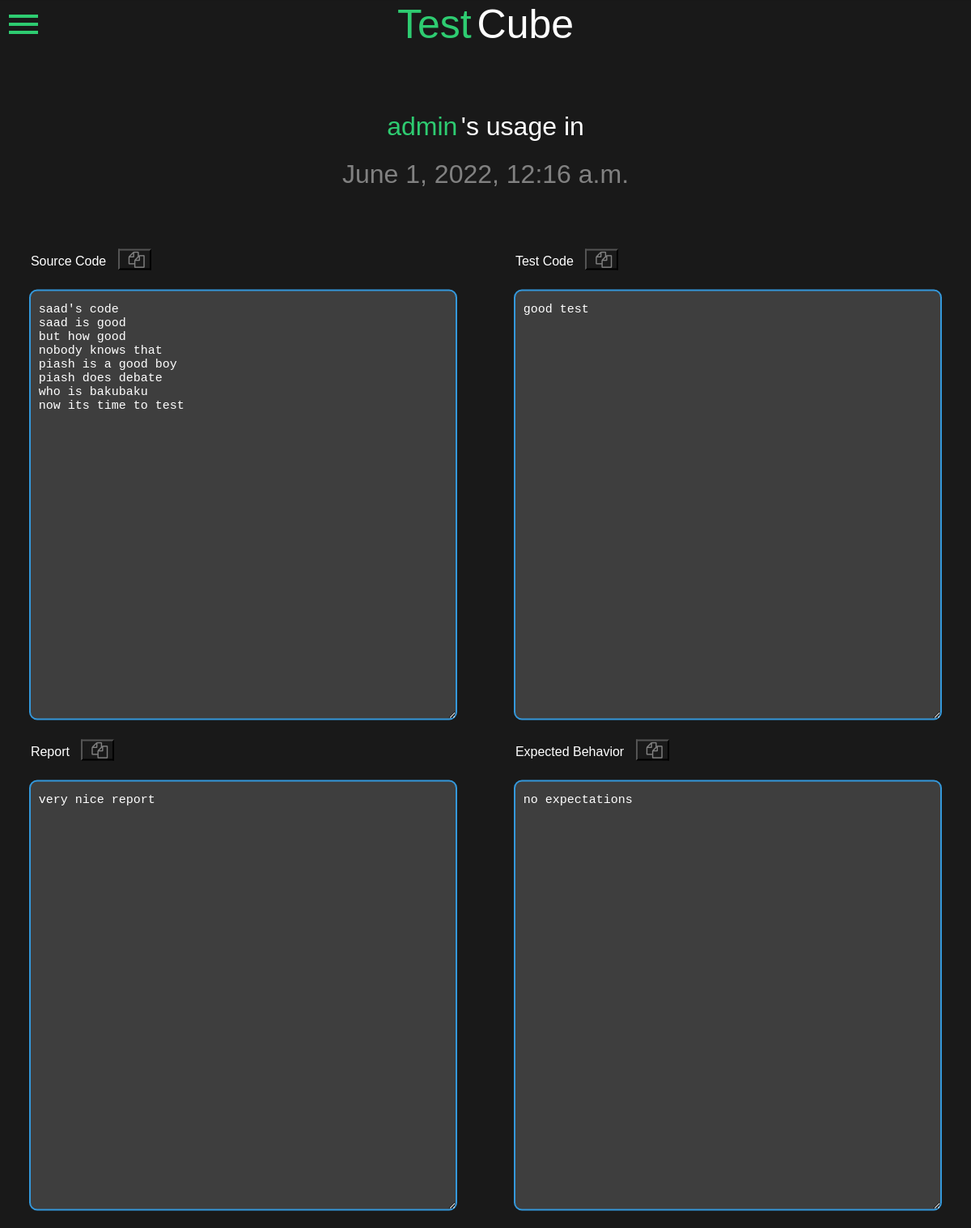
The page /run_randoop/previous/1 (signed in) on the database its author committed.
### run_randoop/models.py (models this page shows, shortened)
class User_Codes(models.Model):
    user = models.ForeignKey(User, on_delete=models.CASCADE)
    class_name = models.CharField(max_length=50, null=True)
    source_code = models.TextField()
    test_code = models.TextField()
    expected_behavior = models.TextField()
    report = models.TextField()
    date_time = models.DateTimeField(auto_now=True)
    used_tool = models.CharField(max_length=10, null=True)

### run_randoop/views.py (the view)
# urls.py: path('run_randoop/previous/<int:id>', rr_views.viewSpecificUsage, name="index"),
def viewSpecificUsage(request, id):
    cur_user = User.objects.get(name=request.user.username)
    usage_data = cur_user.user_codes_set.get(id=id)
    code_dc = {
        "usage_data": cur_user.user_codes_set.get(id=id)
    }
    return render(request, 'specific_usage.html', code_dc)

### run_randoop/templates/specific_usage.html (shortened to what this page needs)
<!DOCTYPE html>
<html>
<head>
    <link rel="stylesheet" href="https://cdnjs.cloudflare.com/ajax/libs/font-awesome/4.7.0/css/font-awesome.min.css">
</head>
<body>
    <div class="box">
        <span onclick="openNav()">
            <i class="material-icons" style="font-size:48px;color:#2ecc71; position: absolute; left: 5px; top: 5px;">menu</i>
        </span>
        <a href="../" style="font-size: 25px; text-decoration: none;">
            <h1 style="color: #2ecc71; display: inline;">Test</h1>
            <h1 style="display: unset;">Cube</h1>
        </a>
        <br>
        <svg height="5%" width="500px">
        </svg>
        <div style="padding-bottom: 50px;">
            <h1 style="color: #2ecc71; display: inline; padding-bottom: 0px;">{{ request.user.username }}</h1>
            <h1 style="display: unset; padding-bottom: 0px;">'s usage in</h1>
            <h1 style="color: #818181; padding-top: 0px;">{{ usage_data.date_time }}</h1>
        </div>
        <table>
            <tr>
                <td class="left_td">
                    Source Code
                    <div class="tooltip">
                        <button class="colored_i" onclick="myFunction1()" onmouseout="outFunc1()">
                            <i class="fa fa-copy" style="padding-left: 5px;font-size:20px;"></i>
                        </button>
                    </div>
                </td>
                <td class="left_td">
                    Test Code
                    <div class="tooltip">
                        <button class="colored_i" onclick="myFunction2()" onmouseout="outFunc2()">
                            <i class="fa fa-copy" style="padding-left: 5px;font-size:20px;"></i>
                        </button>
                    </div>
                </td>
            </tr>
            <tr >
                <td><textarea id="ta1" readonly>{{ usage_data.source_code }}</textarea></td>
                <td><textarea id="ta2" readonly>{{ usage_data.test_code }}</textarea></td>
            </tr>
            <tr>
                <td class="left_td">
                    Report
                    <div class="tooltip">
                        <button class="colored_i" onclick="myFunction3()" onmouseout="outFunc3()">
                            <i class="fa fa-copy" style="padding-left: 5px;font-size:20px;"></i>
                        </button>
                    </div>
                </td>
                <td class="left_td">
                    Expected Behavior
                    <div class="tooltip">
                        <button class="colored_i" onclick="myFunction4()" onmouseout="outFunc4()">
                            <i class="fa fa-copy" style="padding-left: 5px;font-size:20px;"></i>
                        </button>
                    </div>
                </td>
            </tr>
            <tr>
                <td><textarea id="ta3" readonly>{{ usage_data.report }}</textarea></td>
                <td><textarea id="ta4" readonly>{{ usage_data.expected_behavior }}</textarea></td>
            </tr>
        </table>
    </div>
</body>
</html>

### run_randoop/templates/specific_usage.html (style rules this page uses)
body { margin: 0; padding: 0; font-family: sans-serif; background: #191919; }
.box { width: 100%; height: 100%; position: absolute; top: 50%; left: 50%; transform: translate(-50%,-50%); background: #191919; text-align: center; }
.box h1 { color: white; font-weight: 500; }
.box textarea { border:0; background: #3e3e3e; display: block; margin: 20px auto; text-align: left; border: 2px solid #3498db; padding: 14px 10px; width: 85%; height: 500px; outline: none; font-weight: 500; border-radius: 10px; transition: 0.25s; font-size: 15px; color: white; }
.box table { width: 100%; }
.left_td { position: relative; color: white; text-align: left; padding-left: 3%; }
.tooltip { position: relative; display: inline-block; }
.colored_i { position:relative; left: 10px; background: none; }
.colored_i i { color:#818181 }

### rows shown on the page
User_Codes: date_time "June 1, 2022, 12:16 a.m.", source_code "saad's code saad is good but how good nobody knows that piash is a good boy piash does debate who is bakubaku now its time to test", test_code "good test", report "very nice report", expected_behavior "no expectations"

### other values the page prints
{{ request.user.username }} "admin"
